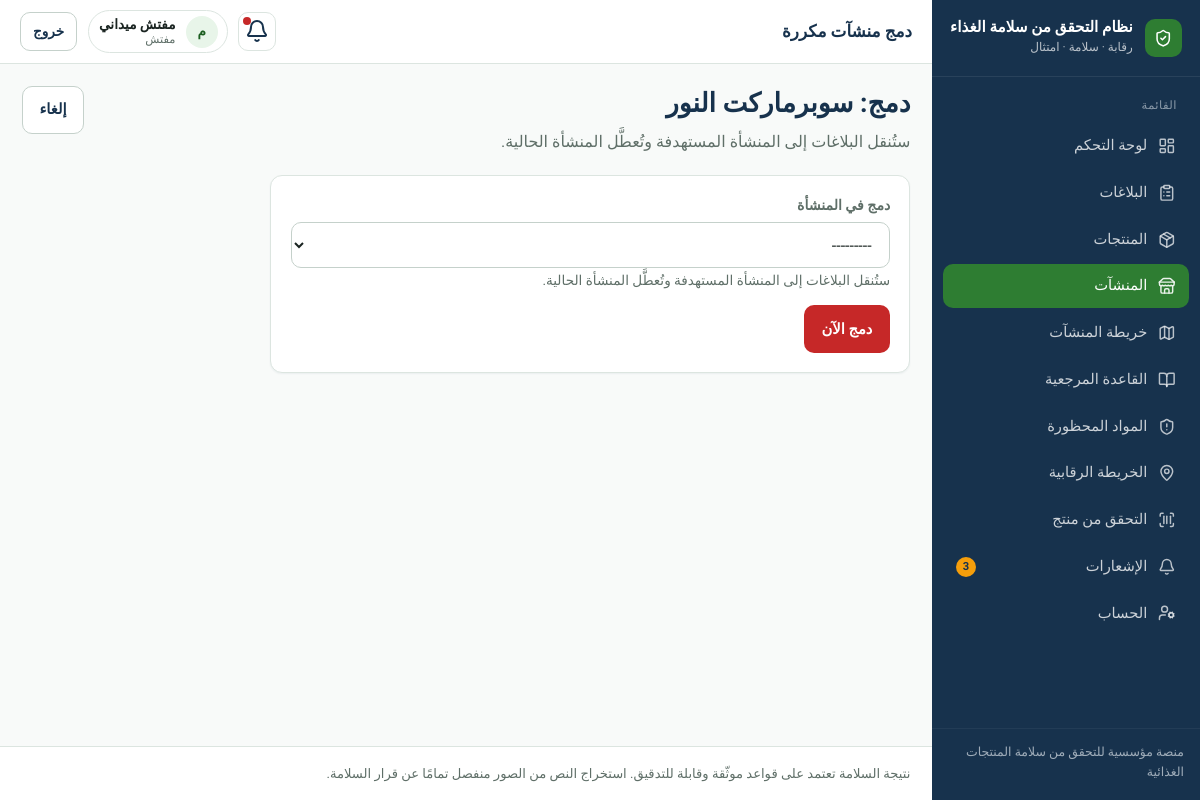
/stores/9756cda1-6bfb-4838-b899-2b8bf14c1031/merge/ (signed in), run on the app's committed database.
### apps/accounts/models.py (models this page shows, shortened)
class User(AbstractUser):
    id = models.UUIDField(primary_key=True, default=uuid.uuid4, editable=False)
    full_name = models.CharField("الاسم الكامل", max_length=150, blank=True)
    phone = models.CharField("الهاتف", max_length=20, blank=True, null=True, unique=True)
    role = models.CharField(
        max_length=32,
        choices=Role.choices,
        default=Role.USER,
        db_index=True,
    )
    preferred_language = models.CharField(
        max_length=2,
        choices=[("ar", "العربية"), ("en", "English")],
        default="ar",
    )
    is_active = models.BooleanField(default=True)
    class Meta:
        verbose_name = "مستخدم"
        verbose_name_plural = "المستخدمون"
        ordering = ["-date_joined"]
    @property
    def can_manage_stores(self):
        return self.role in {Role.ADMIN, Role.INSPECTOR}

### apps/stores/models.py (models this page shows, shortened)
class Store(models.Model):
    class Status(models.TextChoices):
        NEW = "NEW", "جديد"
        ACTIVE = "ACTIVE", "نشط"
        UNDER_REVIEW = "UNDER_REVIEW", "قيد المراجعة"
        VERIFIED = "VERIFIED", "معتمد"
        INACTIVE = "INACTIVE", "غير نشط"
    class EstablishmentType(models.TextChoices):
        GROCERY = "GROCERY", "بقالة"
        SUPERMARKET = "SUPERMARKET", "سوبر ماركت"
        BAKERY = "BAKERY", "مخبز"
        RESTAURANT = "RESTAURANT", "مطعم"
        CAFE = "CAFE", "مقهى"
        SWEETS = "SWEETS", "محل حلويات"
        BUTCHER = "BUTCHER", "جزارة"
        FOOD_SHOP = "FOOD_SHOP", "محل مواد غذائية"
        FACTORY = "FACTORY", "مصنع أغذية"
        WAREHOUSE = "WAREHOUSE", "مستودع مواد غذائية"
        FAST_FOOD = "FAST_FOOD", "مطعم وجبات سريعة"
        JUICE = "JUICE", "محل عصائر"
        OTHER = "OTHER", "أخرى"
    id = models.UUIDField(primary_key=True, default=uuid.uuid4, editable=False)
    name = models.CharField("اسم المنشأة", max_length=200, db_index=True)
    name_normalized = models.CharField(max_length=200, blank=True, db_index=True)
    owner_name = models.CharField(max_length=200, blank=True)
    phone = models.CharField(max_length=20, blank=True)
    address = models.TextField("العنوان", blank=True)
    city = models.CharField("المدينة", max_length=100, blank=True, db_index=True)
    district = models.CharField("المنطقة", max_length=100, blank=True)
    street = models.CharField("الشارع", max_length=200, blank=True)
    location_description = models.CharField("وصف الموقع", max_length=255, blank=True)
    latitude = models.FloatField(null=True, blank=True)
    longitude = models.FloatField(null=True, blank=True)
    establishment_type = models.CharField(
        "نوع المنشأة",
        max_length=32,
        choices=EstablishmentType.choices,
        blank=True,
        db_index=True,
    )
    custom_type = models.CharField(
        "نوع مخصص",
        max_length=100,
        blank=True,
        help_text="يُستخدم عند اختيار «أخرى»",
    )
    business_type = models.CharField(max_length=100, blank=True)
    license_number = models.CharField(max_length=100, blank=True)
    status = models.CharField(
        max_length=20,
        choices=Status.choices,
        default=Status.NEW,
        db_index=True,
    )
    merged_into = models.ForeignKey(
        "self",
        on_delete=models.SET_NULL,
        null=True,
        blank=True,
        related_name="merged_from",
    )
    created_by = models.ForeignKey(
        settings.AUTH_USER_MODEL,
        on_delete=models.SET_NULL,
        null=True,
        blank=True,
        related_name="stores_created",
    )
    updated_by = models.ForeignKey(
        settings.AUTH_USER_MODEL,
        on_delete=models.SET_NULL,
        null=True,
        blank=True,
        related_name="stores_updated",
    )
    created_at = models.DateTimeField(auto_now_add=True)
    updated_at = models.DateTimeField(auto_now=True)
    class Meta:
        ordering = ["name"]
        indexes = [
            models.Index(fields=["latitude", "longitude"]),
            models.Index(fields=["status", "establishment_type"]),
        ]
    def __str__(self):
        return self.name

### apps/stores/views.py (the view)
    @login_required
    def _wrapped(request, *args, **kwargs):
        if not _can_manage(request.user):
            messages.error(request, "ليس لديك صلاحية لإدارة المنشآت.")
            return redirect("stores:list")
        return view(request, *args, **kwargs)

### apps/stores/forms.py
class StoreMergeForm(forms.Form):
    target = forms.ModelChoiceField(
        label="دمج في المنشأة",
        queryset=Store.objects.none(),
        help_text="ستُنقل البلاغات إلى المنشأة المستهدفة وتُعطَّل المنشأة الحالية.",
    )
    def __init__(self, *args, source: Store, **kwargs):
        super().__init__(*args, **kwargs)
        self.fields["target"].queryset = (
            Store.objects.filter(merged_into__isnull=True)
            .exclude(status=Store.Status.INACTIVE)
            .exclude(id=source.id)
            .order_by("name")
        )

### apps/core/context_processors.py (called while the page is built)
def _item(label, url_name, icon, match_prefixes=None):
    return {
        "label": label,
        "url_name": url_name,
        "icon": icon,
        "match_prefixes": match_prefixes or [],
    }

### apps/stores/views.py (called while the page is built, shortened)
def _can_manage(user) -> bool:
    return user.is_authenticated and user.can_manage_stores

def _manager_required(view):
    @login_required
    def _wrapped(request, *args, **kwargs):
        if not _can_manage(request.user):
            messages.error(request, "ليس لديك صلاحية لإدارة المنشآت.")
            return redirect("stores:list")
        return view(request, *args, **kwargs)
    return _wrapped

@_manager_required
@require_http_methods(["GET", "POST"])
def store_merge(request, store_id):
    source = get_object_or_404(Store, id=store_id)
    form = StoreMergeForm(request.POST or None, source=source)
    return render(request, "stores/merge.html", {"form": form, "store": source})

### templates/stores/merge.html (shortened to what this page needs)
{% extends "base.html" %}
{% block topbar_title %}دمج منشآت مكررة{% endblock %}
{% block content %}
<div class="page-header">
  <div>
    <h1>دمج: {{ store.name }}</h1>
    <p class="lead">ستُنقل البلاغات إلى المنشأة المستهدفة وتُعطَّل المنشأة الحالية.</p>
  </div>
  <a class="btn btn-secondary" href="{% url 'stores:detail' store.id %}">إلغاء</a>
</div>
<section class="card panel" style="max-width:640px">
  <form method="post" class="form-grid">
    <div>
      <label for="{{ form.target.id_for_label }}">{{ form.target.label }}</label>
      {{ form.target }}
      <div class="muted small">{{ form.target.help_text }}</div>
    </div>
    <div class="actions">
      <button class="btn btn-danger" type="submit" onclick="return confirm('تأكيد الدمج؟');">دمج الآن</button>
    </div>
  </form>
</section>
{% endblock %}

### templates/base.html (shortened to what this page needs)
{% load static %}
<!DOCTYPE html>
<html lang="ar" dir="rtl">
<head>
  <link rel="stylesheet" href="{% static 'css/design-system.css' %}">
</head>
<body class="{% block body_class %}{% endblock %}">
{% if use_app_shell %}
  <div class="app-shell">
    <aside class="sidebar" id="sidebar">
      <a class="sidebar-brand" href="{% url 'core:home' %}">
        <span class="brand-mark" aria-hidden="true"><i data-lucide="shield-check"></i></span>
        <span class="brand-text">
          <strong>{{ app_name_ar }}</strong>
          <span>رقابة · سلامة · امتثال</span>
        </span>
      </a>
      <nav class="sidebar-nav" aria-label="القائمة الرئيسية">
        <div class="nav-section">
          <div class="nav-section-title">القائمة</div>
          {% for item in nav_items %}
            <a class="nav-link {% if item.active %}active{% endif %}" href="{{ item.url }}">
              <i data-lucide="{{ item.icon }}"></i>
              <span>{{ item.label }}</span>
              {% if item.url_name == 'notifications:list' and unread_notifications %}
                <span class="nav-badge">{{ unread_notifications }}</span>
              {% endif %}
            </a>
          {% endfor %}
        </div>
      </nav>
      <div class="sidebar-footer">منصة مؤسسية للتحقق من سلامة المنتجات الغذائية</div>
    </aside>
    <div class="main-wrap">
      <header class="topbar">
        <div class="topbar-left">
          <div class="page-title-top">{% block topbar_title %}{{ app_name_ar }}{% endblock %}</div>
        </div>
        <div class="topbar-right">
          <a class="icon-btn" href="{% url 'notifications:list' %}" title="الإشعارات" aria-label="الإشعارات">
            <i data-lucide="bell"></i>
            {% if unread_notifications %}<span class="dot"></span>{% endif %}
          </a>
          <div class="user-chip">
            <span class="user-avatar">{{ user.full_name|default:user.username|make_list|first|upper }}</span>
            <span class="user-meta">
              <strong>{{ user.full_name|default:user.username }}</strong>
              <span>{{ user.get_role_display }}</span>
            </span>
          </div>
          <form method="post" action="{% url 'accounts:logout' %}">
            <button class="btn btn-secondary btn-sm" type="submit">خروج</button>
          </form>
        </div>
      </header>
{% endif %}
      <main class="content"{% if not use_app_shell %} style="max-width:1100px;margin:0 auto"{% endif %}>
        {% block content %}{% endblock %}
      </main>
{% if use_app_shell %}
      <footer class="app-footer">
        نتيجة السلامة تعتمد على قواعد موثّقة وقابلة للتدقيق. استخراج النص من الصور منفصل تمامًا عن قرار السلامة.
      </footer>
    </div>
  </div>
{% else %}
  </div>
{% endif %}
</body>
</html>

### data on the page
User: full_name|make_list "م", full_name "مفتش ميداني", role "مفتش"
Store: name "سوبرماركت النور"

### other printed values
{{ app_name_ar }} "نظام التحقق من سلامة الغذاء"
{{ item.label }} "لوحة التحكم" "البلاغات" "المنتجات" "المنشآت" "خريطة المنشآت" "القاعدة المرجعية" "المواد المحظورة" "الخريطة الرقابية" "التحقق من منتج" "الإشعارات" "الحساب"
{{ unread_notifications }} "3"
